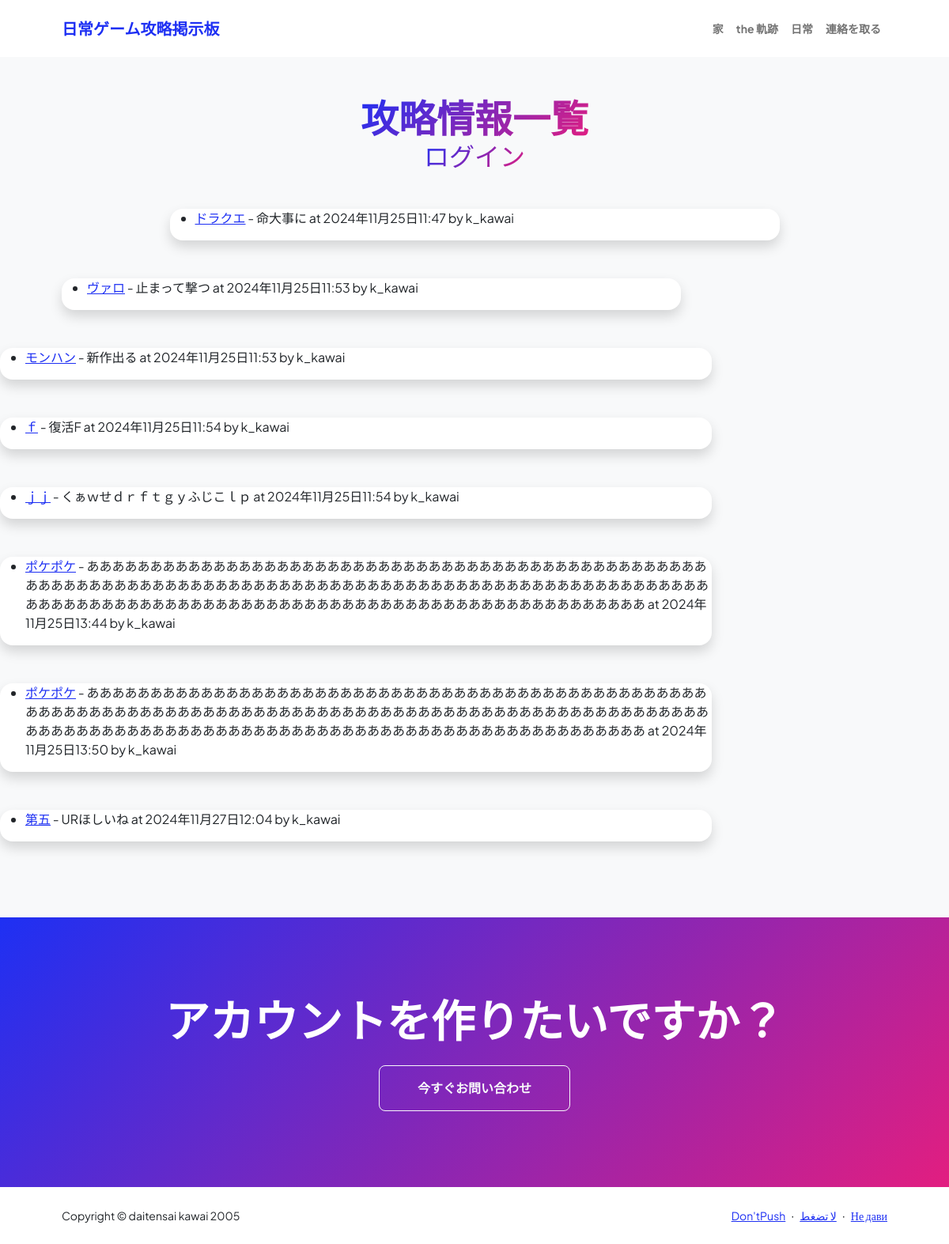
/posts/, run on the app's committed database.
### blogapp/models.py (models this page shows, shortened)
class Post(models.Model):
    title = models.CharField(max_length=100)  # タイトル
    content = models.TextField()  # 内容
    created_at = models.DateTimeField(auto_now_add=True)  # 作成日時
    author = models.ForeignKey(User, on_delete=models.CASCADE)  # 投稿者

### blogapp/views.py (the view)
# urls.py: path('posts/', views.Post_List.as_view(), name='post_list'),
class Post_List(ListView):
    template_name = 'post_list.html'
    model = Post  # 表示するモデルを指定
    context_object_name = 'posts'  # テンプレートで使用する変数名（任意）

### blogapp/templates/post_list.html (shortened to what this page needs)
{% load static %}
<!DOCTYPE html>
<html lang="jp">
    <head>
        <link href="https://cdn.jsdelivr.net/npm/bootstrap-icons@1.8.1/font/bootstrap-icons.css" rel="stylesheet" />
        <link href="{% static 'css/styles.css' %}" rel="stylesheet" />
    </head>
    <body class="d-flex flex-column h-100 bg-light">
        <main class="flex-shrink-0">
            <nav class="navbar navbar-expand-lg navbar-light bg-white py-3">
                <div class="container px-5">
                    <a class="navbar-brand" href=""><span class="fw-bolder text-primary">日常ゲーム攻略掲示板</span></a>
                    <div class="collapse navbar-collapse" id="navbarSupportedContent">
                        <ul class="navbar-nav ms-auto mb-2 mb-lg-0 small fw-bolder">
                            <li class="nav-item"><a class="nav-link" href="{% url 'blogapp:index' %}">家</a></li>
                            <li class="nav-item"><a class="nav-link" href="{% url 'blogapp:resume' %}">{{ user.username }} the 軌跡</a></li>
                            <li class="nav-item"><a class="nav-link" href="{% url 'blogapp:post_list' %}">日常</a></li>
                            <li class="nav-item"><a class="nav-link" href="{% url 'blogapp:contact' %}">連絡を取る</a></li>
                        </ul>
                    </div>
                </div>
            </nav>
            <section class="py-5">
                <div class="container px-5 mb-5">
                    <div class="text-center mb-5">
                        <h1 class="display-5 fw-bolder mb-0"><span class="text-gradient d-inline">攻略情報一覧</span></h1>
                        {% if user.is_authenticated %}
                            <h2><a class="text-gradient d-inline" href="{% url 'blogapp:post_form' %}">投稿する</a></h2>
                        {% else %}
                            <h2><a class="text-gradient d-inline" href="{% url 'blogapp:login' %}">ログイン</a></h2>
                        {% endif %}
                    </div>
                    <div class="row gx-5 justify-content-center">
                        {% for post in posts %}
                        <div class="col-lg-11 col-xl-9 col-xxl-8">
                            <div class="card overflow-hidden shadow rounded-4 border-0 mb-5">
                                <div class="card-body p-0">
                                    <div class="d-flex align-items-center">
                                        <ul>
                                                <li><a href="{% url 'blogapp:post_detail' post.pk %}">{{ post.title }}</a> - {{ post.content }} at {{ post.created_at }} by {{ post.author }}</li>
                                        </ul>
                                        </div>
                                    </div>
                                </div>
                            </div>
                        </div>
                        {% endfor %}
            </section>
            <section class="py-5 bg-gradient-primary-to-secondary text-white">
                <div class="container px-5 my-5">
                    <div class="text-center">
                        <h2 class="display-4 fw-bolder mb-4">アカウントを作りたいですか？</h2>
                        <a class="btn btn-outline-light btn-lg px-5 py-3 fs-6 fw-bolder" href="{% 'blogapp:contact'}">今すぐお問い合わせ</a>
                    </div>
                </div>
            </section>
        </main>
        <footer class="bg-white py-4 mt-auto">
            <div class="container px-5">
                <div class="row align-items-center justify-content-between flex-column flex-sm-row">
                    <div class="col-auto"><div class="small m-0">Copyright &copy; daitensai kawai 2005</div></div>
                    <div class="col-auto">
                        <a class="small" href="#!">Don'tPush</a>
                        <span class="mx-1">&middot;</span>
                        <a class="small" href="#!">لا تضغط</a>
                        <span class="mx-1">&middot;</span>
                        <a class="small" href="#!">Не дави</a>
                    </div>
                </div>
            </div>
        </footer>
    </body>
</html>

### data on the page
Post: title "ドラクエ", content "命大事に", created_at "2024年11月25日11:47", author "k_kawai"
Post: title "ヴァロ", content "止まって撃つ", created_at "2024年11月25日11:53", author "k_kawai"
Post: title "モンハン", content "新作出る", created_at "2024年11月25日11:53", author "k_kawai"
Post: title "ｆ", content "復活F", created_at "2024年11月25日11:54", author "k_kawai"
Post: title "ｊｊ", content "くぁｗせｄｒｆｔｇｙふじこｌｐ", created_at "2024年11月25日11:54", author "k_kawai"
Post: title "ポケポケ", content "ああああああああああああああああああああああああああああああああああああああああああああああああああああああああああああああああああああああああああああああああああああああああああああああああああああああああああああああああああああああああああああああああああああああああああああああああああああああああ", created_at "2024年11月25日13:44", author "k_kawai"
Post: title "ポケポケ", content "ああああああああああああああああああああああああああああああああああああああああああああああああああああああああああああああああああああああああああああああああああああああああああああああああああああああああああああああああああああああああああああああああああああああああああああああああああああああああ", created_at "2024年11月25日13:50", author "k_kawai"
Post: title "第五", content "URほしいね", created_at "2024年11月27日12:04", author "k_kawai"
